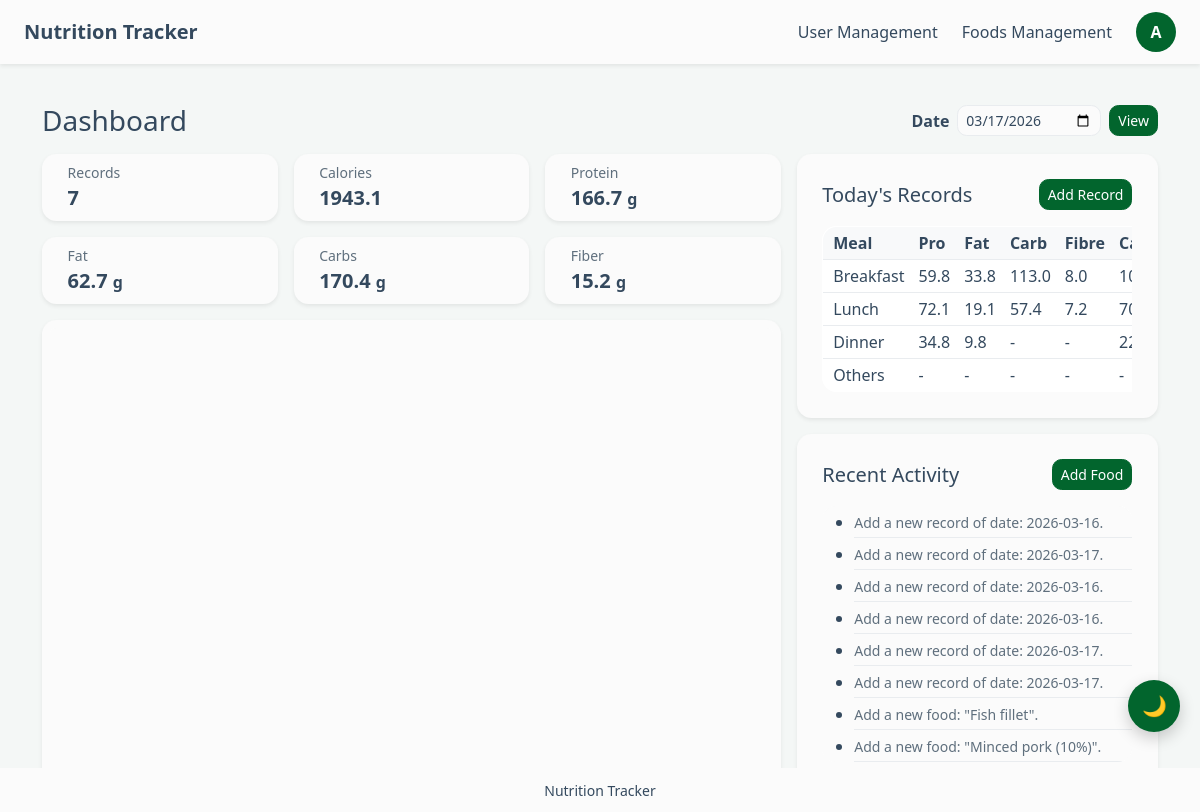
The app's page /dashboard/ (signed in) with its own data.
### tracker/models.py (models this page shows, shortened)
class Activities(models.Model):
    user = models.ForeignKey(
        settings.AUTH_USER_MODEL,
        on_delete=models.CASCADE,
    )
    textinfo = models.CharField(max_length=255)
    created_at = models.DateTimeField(auto_now_add=True)
    class Meta:
        ordering = ["user", '-created_at']

### tracker/views.py (the view)
# urls.py: path('dashboard/', views.dashboard, name='dashboard'),
@login_required
def dashboard(request):
    selected_date = request.GET.get('date') or date.today().isoformat()
    records = MealRecord.objects.filter(
        user=request.user,
        record_date=selected_date
    )
    meal_data = (
        MealRecord.objects
        .filter(user=request.user, record_date=selected_date)
        .values("meal_type")
        .annotate(
            protein=Sum(
                ExpressionWrapper(F("food_protein") * F("quantity"), output_field=FloatField())
            ),
            fat=Sum(
                ExpressionWrapper(F("food_fat") * F("quantity"), output_field=FloatField())
            ),
            carbs=Sum(
                ExpressionWrapper(F("food_carbohydrates") * F("quantity"), output_field=FloatField())
            ),
            fibre=Sum(
                ExpressionWrapper(F("food_fiber") * F("quantity"), output_field=FloatField())
            ),
            calories=Sum(
                ExpressionWrapper(F("food_calories") * F("quantity"), output_field=FloatField())
            ),
        )
    )
    meal_summary = {
        "breakfast": {"protein": 0, "fat": 0, "carbs": 0, "fibre": 0, "calories": 0},
        "lunch": {"protein": 0, "fat": 0, "carbs": 0, "fibre": 0, "calories": 0},
        "dinner": {"protein": 0, "fat": 0, "carbs": 0, "fibre": 0, "calories": 0},
        "others": {"protein": 0, "fat": 0, "carbs": 0, "fibre": 0, "calories": 0},
    }
    for m in meal_data:
        meal = m["meal_type"]
        if meal == "snack":
            meal = "others"
        meal_summary[meal]["protein"] = round(m["protein"] or 0, 1)
        meal_summary[meal]["fat"] = round(m["fat"] or 0, 1)
        meal_summary[meal]["carbs"] = round(m["carbs"] or 0, 1)
        meal_summary[meal]["fibre"] = round(m["fibre"] or 0, 1)
        meal_summary[meal]["calories"] = round(m["calories"] or 0, 0)
    totals = {
        'calories': round(sum(r.total_calories for r in records), 2),
        'protein': round(sum(r.total_protein for r in records), 2),
        'fat': round(sum(r.total_fat for r in records), 2),
        'carbohydrates': round(sum(r.total_carbohydrates for r in records), 2),
        'fiber': round(sum(r.total_fiber for r in records), 2),
    }
    recent_activities = Activities.objects.filter(user=request.user)[:8]
    record_count = MealRecord.objects.filter(user=request.user).count()
    context = {
        'selected_date': selected_date,
        'meal_summary': meal_summary,
        'records': records,
        'totals': totals,
        'recent_activities': recent_activities,
        'record_count': record_count,
    }
    return render(request, 'tracker/dashboard.html', context)

### tracker/templates/tracker/dashboard.html (shortened to what this page needs)
{% extends 'tracker/base.html' %}
{% block content %}
    <div class="dashboard-shell d-flex flex-column gap-3">
        <section class="dashboard-toolbar d-flex justify-content-between align-items-center flex-wrap gap-3">
            <div>
                <h1 class="h3 mb-0">Dashboard</h1>
            </div>
            <form class="d-flex align-items-center gap-2 flex-wrap mb-0" method="get">
                <label for="date" class="form-label mb-0">Date</label>
                <input type="date" id="date" name="date" class="form-control form-control-sm"
                       value="{{ selected_date }}"
                       style="width: auto;">
                <button class="btn btn-primary btn-sm" type="submit">View</button>
            </form>
        </section>
        <section class="dashboard-main row g-3 flex-grow-1">
            <div class="col-xl-8 d-flex flex-column gap-3">
                <div class="row g-3">
                    <div class="col-6 col-md-4 col-xxl">
                        <div class="card shadow-sm border-0 h-100">
                            <div class="card-body py-2">
                                <div class="text-muted small">Records</div>
                                <div class="fs-5 fw-semibold">{{ record_count }}</div>
                            </div>
                        </div>
                    </div>
                    <div class="col-6 col-md-4 col-xxl">
                        <div class="card shadow-sm border-0 h-100">
                            <div class="card-body py-2">
                                <div class="text-muted small">Calories</div>
                                <div class="fs-5 fw-semibold">{{ totals.calories }}</div>
                            </div>
                        </div>
                    </div>
                    <div class="col-6 col-md-4 col-xxl">
                        <div class="card shadow-sm border-0 h-100">
                            <div class="card-body py-2">
                                <div class="text-muted small">Protein</div>
                                <div class="fs-5 fw-semibold">{{ totals.protein }} <span class="fs-6">g</span></div>
                            </div>
                        </div>
                    </div>
                    <div class="col-6 col-md-4 col-xxl">
                        <div class="card shadow-sm border-0 h-100">
                            <div class="card-body py-2">
                                <div class="text-muted small">Fat</div>
                                <div class="fs-5 fw-semibold">{{ totals.fat }} <span class="fs-6">g</span></div>
                            </div>
                        </div>
                    </div>
                    <div class="col-6 col-md-4 col-xxl">
                        <div class="card shadow-sm border-0 h-100">
                            <div class="card-body py-2">
                                <div class="text-muted small">Carbs</div>
                                <div class="fs-5 fw-semibold">{{ totals.carbohydrates }} <span class="fs-6">g</span>
                                </div>
                            </div>
                        </div>
                    </div>
                    <div class="col-6 col-md-4 col-xxl">
                        <div class="card shadow-sm border-0 h-100">
                            <div class="card-body py-2">
                                <div class="text-muted small">Fiber</div>
                                <div class="fs-5 fw-semibold">{{ totals.fiber }} <span class="fs-6">g</span></div>
                            </div>
                        </div>
                    </div>
                </div>
                <div class="card shadow-sm border-0 flex-grow-1">
                    <div class="card-body p-2 h-100">
                        <iframe src="{% url 'analysis_page' %}?date={{ selected_date }}" class="dashboard-iframe rounded" loading="lazy" title="Chart visualization">
                        </iframe>
                    </div>
                </div>
            </div>
            <div class="col-xl-4 d-flex flex-column gap-3">
                <article class="card shadow-sm border-0">
                    <div class="card-body">
                        <div class="d-flex justify-content-between align-items-center flex-wrap gap-2 mb-3">
                            <h2 class="h5 mb-0">Today's Records</h2>
                            <button class="btn btn-sm btn-primary" type="button"
                                    onclick="openModal('{% url 'record_create' %}')">
                                Add Record
                            </button>
                        </div>
                        {% if records %}
                            <div class="table-responsive">
                                <table class="table table-sm table-hover align-middle mb-0">
                                    <thead>
                                    <tr>
                                        <th>Meal</th>
                                        <th>Pro</th>
                                        <th>Fat</th>
                                        <th>Carb</th>
                                        <th>Fibre</th>
                                        <th>Cal</th>
                                    </tr>
                                    </thead>
                                    <tbody>
                                    {% for meal, data in meal_summary.items %}
                                        <tr>
                                            <td>{{ meal|title }}</td>
                                            <td>{% if data.protein %}{{ data.protein|floatformat:1 }}{% else %}
                                                -{% endif %}</td>
                                            <td>{% if data.fat %}{{ data.fat|floatformat:1 }}{% else %}-{% endif %}</td>
                                            <td>{% if data.carbs %}{{ data.carbs|floatformat:1 }}{% else %}
                                                -{% endif %}</td>
                                            <td>{% if data.fibre %}{{ data.fibre|floatformat:1 }}{% else %}
                                                -{% endif %}</td>
                                            <td>{% if data.calories %}{{ data.calories|floatformat:0 }}{% else %}
                                                -{% endif %}</td>
                                        </tr>
                                    {% endfor %}
                                    </tbody>
                                </table>
                            </div>
                        {% else %}
                            <p class="text-muted mb-0">No records for the selected date.</p>
                        {% endif %}
                    </div>
                </article>
                <article class="card shadow-sm border-0 flex-grow-1">
                    <div class="card-body">
                        <div class="d-flex justify-content-between align-items-center flex-wrap gap-2 mb-3">
                            <h2 class="h5 mb-0">Recent Activity</h2>
                            <button class="btn btn-sm btn-primary" type="button"
                                    onclick="openModal('{% url 'food_create' %}')">
                                Add Food
                            </button>
                        </div>
                        {% if recent_activities %}
                            <ul class="list-group">
                                {% for infos in recent_activities|slice:":8" %}
                                    <li class="list-group-item py-1">
                                        <div class="small text-muted">{{ infos.textinfo }}</div>
                                    </li>
                                {% endfor %}
                            </ul>
                        {% else %}
                            <p class="text-muted mb-0">No activity yet.</p>
                        {% endif %}
                    </div>
                </article>
            </div>
        </section>
    </div>
{% endblock %}

### tracker/templates/tracker/base.html (shortened to what this page needs)
{% load static %}
<!DOCTYPE html>
<html lang="zh-CN">
<head>
    <link rel="stylesheet" href="{% static 'tracker/css/bootstrap-custom.min.css' %}">
    <link rel="stylesheet" href="{% static 'tracker/css/common.css' %}">
</head>
<body>
<header class="site-header fixed-top">
    <nav class="navbar navbar-expand-lg shadow-sm site-navbar">
        <div class="container-fluid px-3 px-lg-4">
            <a class="navbar-brand fw-bold" href="{% url 'home' %}">
                Nutrition Tracker
            </a>
            {% if user.is_authenticated %}
                <div class="collapse navbar-collapse" id="mainNavbar">
                    <div class="navbar-nav ms-auto align-items-lg-center gap-lg-2">
                        {% if request.user.is_staff %}
                            <a class="nav-link" href="{% url 'admin_user_list' %}">User Management</a>
                            <a class="nav-link" href="{% url 'food_list_admin' %}">Foods Management</a>
                        {% else %}
                            <a class="nav-link" href="{% url 'dashboard' %}">Dashboard</a>
                            <a class="nav-link" href="{% url 'food_list' %}">Foods</a>
                            <a class="nav-link" href="{% url 'record_list' %}">Records</a>
                        {% endif %}
                        <form action="{% url 'account' %}" method="post" class="ms-lg-2 mb-0">
                            <button class="btn p-0 border-0 bg-transparent" type="submit" title="User info" aria-label="User info">
                                <span class="avatar-circle">
                                    {{ request.user.username|default:'U'|first|upper }}
                                </span>
                            </button>
                        </form>
                    </div>
                </div>
            {% endif %}
        </div>
    </nav>
</header>
<main class="page-content">
    <div class="{% block main_container_class %}container py-4{% endblock %}">
        {% block content %}{% endblock %}
    </div>
</main>
<footer class="site-footer fixed-bottom">
    <div class="container text-center small py-2">
        Nutrition Tracker
    </div>
</footer>
<button id="themeToggle" class="theme-toggle" title="Toggle theme">
    🌙
</button>
</body>
</html>

### records on screen
Activities: textinfo "Add a new record of date: 2026-03-16."
Activities: textinfo "Add a new record of date: 2026-03-17."
Activities: textinfo "Add a new record of date: 2026-03-16."
Activities: textinfo "Add a new record of date: 2026-03-16."
Activities: textinfo "Add a new record of date: 2026-03-17."
Activities: textinfo "Add a new record of date: 2026-03-17."
Activities: textinfo "Add a new food: \"Fish fillet\"."
Activities: textinfo "Add a new food: \"Minced pork (10%)\"."

### other values on screen
{{ request.user.username|default:'U'|first|upper }} "A"
{{ record_count }} "7"
{{ totals.calories }} "1943.1"
{{ totals.protein }} "166.7"
{{ totals.fat }} "62.7"
{{ totals.carbohydrates }} "170.4"
{{ totals.fiber }} "15.2"
{{ meal|title }} "Breakfast" "Lunch" "Dinner" "Others"
{{ data.protein|floatformat:1 }} "59.8" "72.1" "34.8"
{{ data.fat|floatformat:1 }} "33.8" "19.1" "9.8"
{{ data.carbs|floatformat:1 }} "113.0" "57.4"
{{ data.fibre|floatformat:1 }} "8.0" "7.2"
